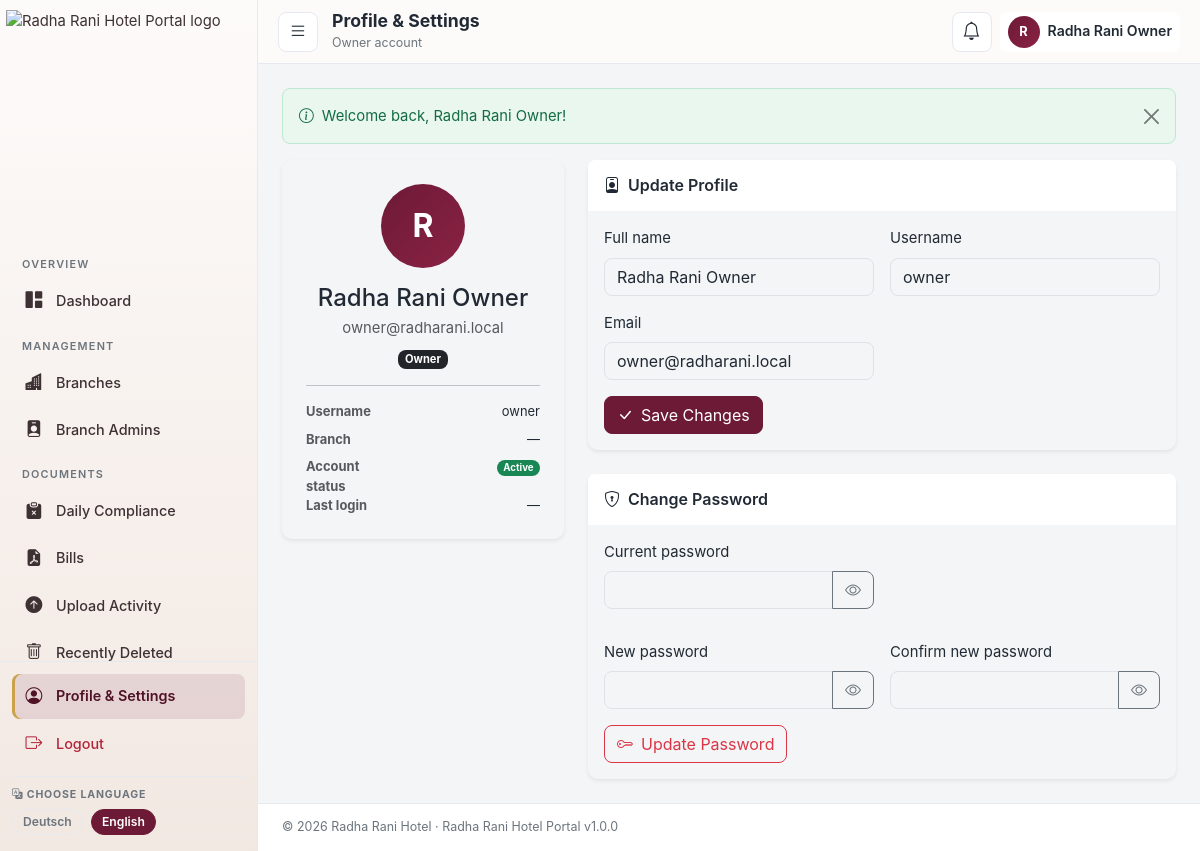
The app's page /profile.php (signed in) with its own data.
### tables this page shows
CREATE TABLE IF NOT EXISTS users (
    id INT UNSIGNED NOT NULL AUTO_INCREMENT,
    branch_id INT UNSIGNED NULL,
    name VARCHAR(255) NOT NULL,
    email VARCHAR(190) NOT NULL,
    username VARCHAR(100) NOT NULL,
    password_hash VARCHAR(255) NOT NULL,
    role ENUM('owner', 'branch_admin') NOT NULL DEFAULT 'branch_admin',
    status ENUM('active', 'inactive') NOT NULL DEFAULT 'active',
    last_login_at DATETIME NULL,
    created_at DATETIME NOT NULL DEFAULT CURRENT_TIMESTAMP,
    updated_at DATETIME NOT NULL DEFAULT CURRENT_TIMESTAMP ON UPDATE CURRENT_TIMESTAMP,
    deleted_at DATETIME NULL,
    PRIMARY KEY (id),
    UNIQUE KEY uq_email (email),
    UNIQUE KEY uq_username (username),
    KEY idx_branch_id (branch_id),
    KEY idx_role (role),
    KEY idx_status (status),
    CONSTRAINT fk_users_branch FOREIGN KEY (branch_id) REFERENCES branches(id) ON DELETE SET NULL
);

### public/profile.php (the view, shortened to what the rows shown need)
<?php
require_login();
$user = current_user();
$isOwner = ($user['role'] ?? '') === 'owner';
$errors = [];
$pageTitle = t('profile.title');
$pageSubtitle = $user['role'] === 'owner'
    ? t('profile.subtitle_owner')
    : t('profile.subtitle_branch');
?>
<div class="row g-4">
    <div class="col-lg-5 col-xl-4">
        <div class="card border-0 shadow-sm">
            <div class="card-body text-center p-4">
                <div class="avatar avatar-xl mx-auto mb-3"><?= e(strtoupper(substr($user['name'], 0, 1))) ?></div>
                <h4 class="mb-1"><?= e($user['name']) ?></h4>
                <p class="text-muted mb-2"><?= e($user['email']) ?></p>
                <?php if ($user['role'] === 'owner') : ?>
                    <span class="badge bg-dark"><?= e(t('profile.badge_owner')) ?></span>
                <?php else : ?>
                    <span class="badge bg-primary"><?= e(t('profile.badge_branch')) ?></span>
                <?php endif; ?>
                <hr>
                <div class="text-start small">
                    <dl class="row mb-0">
                        <dt class="col-5 text-muted"><?= e(t('profile.username')) ?></dt>
                        <dd class="col-7 text-end mb-2"><?= e($user['username']) ?></dd>
                        <dt class="col-5 text-muted"><?= e(t('profile.branch')) ?></dt>
                        <dd class="col-7 text-end mb-2"><?= $user['branch_name'] ? e($user['branch_name']) : '—' ?></dd>
                        <dt class="col-5 text-muted"><?= e(t('profile.account_status')) ?></dt>
                        <dd class="col-7 text-end mb-2"><span class="badge <?= $user['status'] === 'active' ? 'bg-success' : 'bg-secondary' ?>"><?= e(t('common.' . $user['status'])) ?></span></dd>
                        <dt class="col-5 text-muted"><?= e(t('profile.last_login')) ?></dt>
                        <dd class="col-7 text-end mb-0"><?= e(format_datetime($user['last_login_at'])) ?></dd>
                    </dl>
                </div>
            </div>
        </div>
    </div>
    <div class="col-lg-7 col-xl-8">
        <?php if ($isOwner) : ?>
        <div class="card border-0 shadow-sm mb-4">
            <div class="card-header bg-white border-0 py-3">
                <h5 class="mb-0"><i class="bi bi-person-badge me-2"></i><?= e(t('profile.update')) ?></h5>
            </div>
            <div class="card-body">
                <form method="post" action="<?= url('profile.php') ?>">
                    <div class="row g-3">
                        <div class="col-md-6">
                            <label class="form-label" for="p_name"><?= e(t('profile.full_name')) ?></label>
                            <input class="form-control <?= isset($errors['name']) ? 'is-invalid' : '' ?>" id="p_name" name="name" value="<?= e($user['name']) ?>">
                        </div>
                        <div class="col-md-6">
                            <label class="form-label" for="p_username"><?= e(t('profile.username')) ?></label>
                            <input class="form-control <?= isset($errors['username']) ? 'is-invalid' : '' ?>" id="p_username" name="username" value="<?= e($user['username']) ?>">
                        </div>
                        <div class="col-md-6">
                            <label class="form-label" for="p_email"><?= e(t('common.email')) ?></label>
                            <input class="form-control <?= isset($errors['email']) ? 'is-invalid' : '' ?>" id="p_email" name="email" value="<?= e($user['email']) ?>">
                        </div>
                        <div class="col-12"><button class="btn btn-primary" type="submit"><i class="bi bi-check-lg me-2"></i><?= e(t('profile.save_changes')) ?></button></div>
                    </div>
                </form>
            </div>
        </div>
        <?php endif; ?>
    </div>
</div>
<?php
$bodyContent = ob_get_clean();
require APP_PATH . '/views/layouts/header.php';
echo $bodyContent;
require APP_PATH . '/views/layouts/footer.php';

### app/views/layouts/header.php (shortened to what the rows shown need)
<?php
$currentUser = current_user();
?>
<!DOCTYPE html>
<html lang="<?= e(Lang::code()) ?>">
<head>
    <link rel="stylesheet" href="<?= url('assets/vendor/bootstrap/css/bootstrap.min.css') ?>">
    <link rel="stylesheet" href="<?= url('assets/vendor/bootstrap-icons/bootstrap-icons.css') ?>">
    <link rel="stylesheet" href="<?= url('assets/css/app.css') ?>">
</head>
<body class="app-body">
<div class="app-shell">
    <div class="app-main">
        <header class="app-topbar">
            <div class="topbar-title">
                <h1 class="mb-0"><?= e($pageTitle ?? APP_NAME) ?></h1>
                <span class="topbar-sub"><?= e($pageSubtitle ?? '') ?></span>
            </div>
            <div class="ms-auto d-flex align-items-center gap-2">
                <div class="dropdown">
                    <button class="btn btn-icon dropdown-toggle-split-no-care d-flex align-items-center gap-2 topbar-user" data-bs-toggle="dropdown" aria-expanded="false" aria-label="<?= e(t('nav.account_menu')) ?>">
                        <span class="avatar avatar-sm"><?= e(mb_strtoupper(mb_substr($currentUser['name'] ?? '?', 0, 1))) ?></span>
                        <span class="d-none d-lg-inline topbar-user-name"><?= e($currentUser['name'] ?? '') ?></span>
                    </button>
                </div>
            </div>
        </header>
        <main class="app-content">

### records on screen
users: role "Owner account", name "R", name "Radha Rani Owner", email "owner@radharani.local", username "owner", status "Active", last_login_at "—"

### other values on screen
t('nav.overview') "OVERVIEW"
t('nav.dashboard') "Dashboard"
t('nav.management') "MANAGEMENT"
t('nav.branches') "Branches"
t('nav.branch_admins') "Branch Admins"
t('nav.documents') "DOCUMENTS"
t('nav.daily_compliance') "Daily Compliance"
t('nav.bills') "Bills"
t('nav.upload_activity') "Upload Activity"
t('nav.recently_deleted') "Recently Deleted"
t('nav.profile_settings') "Profile & Settings"
t('nav.logout') "Logout"
t('nav.choose_language') "CHOOSE LANGUAGE"
$name "Deutsch"
$name "English"
